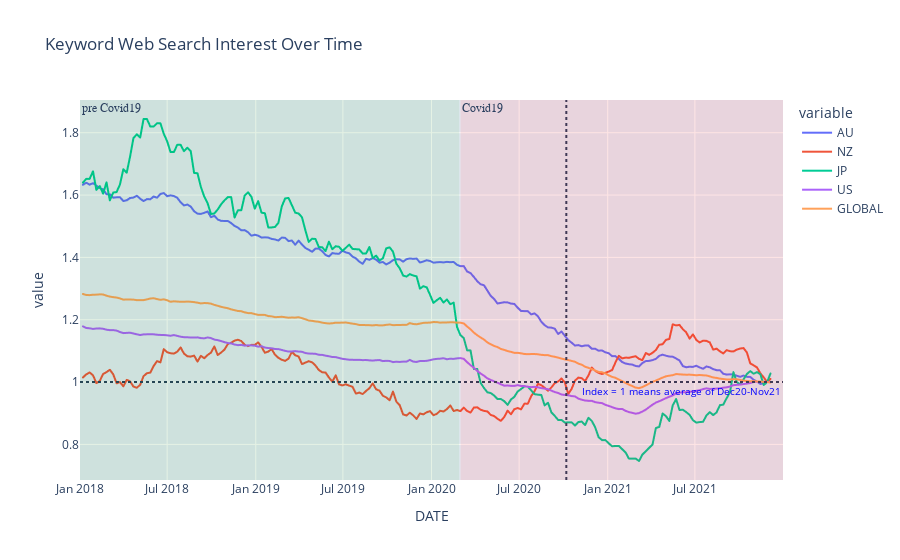

Here is the notebook cell this chart was saved with:
### Code cell
# print(data)

import plotly.express as px
# import seaborn as sns
# sns.set_style('white')

roll_n = 52
df_plot = df.rolling(roll_n, min_periods=roll_n).mean()
df_plot = df_plot[df_plot.index>'2018-01-01']

fig = px.line(df_plot, x=df_plot.index, y=['AU', 'NZ', 'JP', 'US', 'GLOBAL'], title='Keyword Web Search Interest Over Time')
fig.add_hline(y=1, line_dash="dot",
              annotation_text="Index = 1 means average of Dec20-Nov21", 
              annotation_position="bottom right",
              annotation_font_size=10,
              annotation_font_color="blue") # add vertical line or rectangle https://plotly.com/python/horizontal-vertical-shapes/
fig.add_vline(x='2020-10-07', line_dash="dot")
fig.add_vrect(x0='2018-01-01', x1='2020-02-28'
                           ,annotation_text="pre Covid19", annotation_position="top left",
              annotation=dict(font_size=12, font_family="Calibri"),
              fillcolor="green", opacity=0.1, line_width=0)
fig.add_vrect(x0='2020-03-01', x1='2021-12-31'
                           ,annotation_text="Covid19", annotation_position="top left",
              annotation=dict(font_size=12, font_family="Calibri"),
              fillcolor="red", opacity=0.1, line_width=0)
fig.show()

### Figure 1 — Plotly figure (JSON) as saved in the notebook; plotly's stock layout.template omitted (floating-point values rounded to 4 significant figures; data arrays with more than 128 entries replaced by an {"elided": "..."} marker saying what was removed)
{"data": [{"hovertemplate": "variable=AU<br>DATE=%{x}<br>value=%{y}<extra></extra>", "legendgroup": "AU", "line": {"color": "#636efa", "dash": "solid"}, "marker": {"symbol": "circle"}, "mode": "lines", "name": "AU", "showlegend": true, "type": "scattergl", "x": {"elided": "205 str values"}, "xaxis": "x", "y": {"elided": "205 float values"}, "yaxis": "y"}, {"hovertemplate": "variable=NZ<br>DATE=%{x}<br>value=%{y}<extra></extra>", "legendgroup": "NZ", "line": {"color": "#EF553B", "dash": "solid"}, "marker": {"symbol": "circle"}, "mode": "lines", "name": "NZ", "showlegend": true, "type": "scattergl", "x": {"elided": "205 str values"}, "xaxis": "x", "y": {"elided": "205 float values"}, "yaxis": "y"}, {"hovertemplate": "variable=JP<br>DATE=%{x}<br>value=%{y}<extra></extra>", "legendgroup": "JP", "line": {"color": "#00cc96", "dash": "solid"}, "marker": {"symbol": "circle"}, "mode": "lines", "name": "JP", "showlegend": true, "type": "scattergl", "x": {"elided": "205 str values"}, "xaxis": "x", "y": {"elided": "205 float values"}, "yaxis": "y"}, {"hovertemplate": "variable=US<br>DATE=%{x}<br>value=%{y}<extra></extra>", "legendgroup": "US", "line": {"color": "#ab63fa", "dash": "solid"}, "marker": {"symbol": "circle"}, "mode": "lines", "name": "US", "showlegend": true, "type": "scattergl", "x": {"elided": "205 str values"}, "xaxis": "x", "y": {"elided": "205 float values"}, "yaxis": "y"}, {"hovertemplate": "variable=GLOBAL<br>DATE=%{x}<br>value=%{y}<extra></extra>", "legendgroup": "GLOBAL", "line": {"color": "#FFA15A", "dash": "solid"}, "marker": {"symbol": "circle"}, "mode": "lines", "name": "GLOBAL", "showlegend": true, "type": "scattergl", "x": {"elided": "205 str values"}, "xaxis": "x", "y": {"elided": "205 float values"}, "yaxis": "y"}], "layout": {"annotations": [{"font": {"color": "blue", "size": 10}, "showarrow": false, "text": "Index = 1 means average of Dec20-Nov21", "x": 1, "xanchor": "right", "xref": "x domain", "y": 1, "yanchor": "top", "yref": "y"}, {"font": {"family": "Calibri", "size": 12}, "showarrow": false, "text": "pre Covid19", "x": "2018-01-01", "xanchor": "left", "xref": "x", "y": 1, "yanchor": "top", "yref": "y domain"}, {"font": {"family": "Calibri", "size": 12}, "showarrow": false, "text": "Covid19", "x": "2020-03-01", "xanchor": "left", "xref": "x", "y": 1, "yanchor": "top", "yref": "y domain"}], "legend": {"title": {"text": "variable"}, "tracegroupgap": 0}, "shapes": [{"line": {"dash": "dot"}, "type": "line", "x0": 0, "x1": 1, "xref": "x domain", "y0": 1, "y1": 1, "yref": "y"}, {"line": {"dash": "dot"}, "type": "line", "x0": "2020-10-07", "x1": "2020-10-07", "xref": "x", "y0": 0, "y1": 1, "yref": "y domain"}, {"fillcolor": "green", "line": {"width": 0}, "opacity": 0.1, "type": "rect", "x0": "2018-01-01", "x1": "2020-02-28", "xref": "x", "y0": 0, "y1": 1, "yref": "y domain"}, {"fillcolor": "red", "line": {"width": 0}, "opacity": 0.1, "type": "rect", "x0": "2020-03-01", "x1": "2021-12-31", "xref": "x", "y0": 0, "y1": 1, "yref": "y domain"}], "title": {"text": "Keyword Web Search Interest Over Time"}, "xaxis": {"anchor": "y", "domain": [0, 1], "title": {"text": "DATE"}}, "yaxis": {"anchor": "x", "domain": [0, 1], "title": {"text": "value"}}}}
